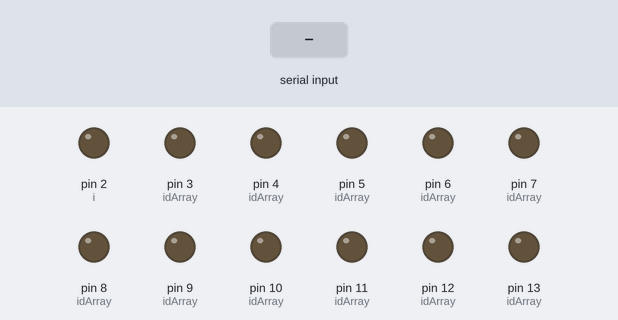
The sketch below on a simulated Arduino Uno, built with avr-gcc and run on an emulated ATmega328P. Shown: output pins drawn as LEDs (lit = HIGH). Inputs (shaded band) come from the test bench. What the sketch prints to the serial monitor is not drawn.

Above: at 1.2 s.
1.3 s: "1,90\n" received over Serial
At 1.53 s:
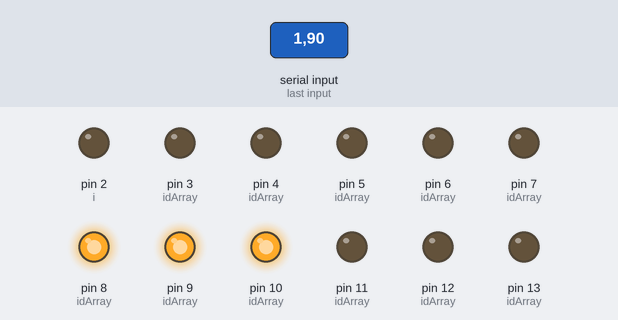
Timing chart, 0 to 4.3 s (numbered marks = the images above; inputs shaded):
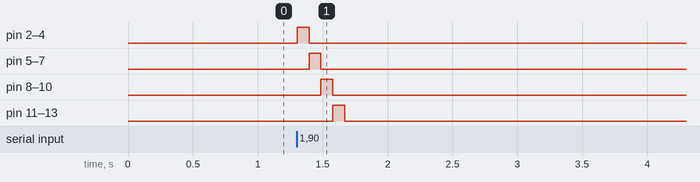

The sketch:

Wave_Glove.ino
```cpp
int idArray [4] [3] = {{2, 3, 4},
                        {5, 6, 7},
                        {8, 9, 10},
                        {11, 12, 13}};

int clearMotors [4] [3] = {{0, 0, 0},
                        {0, 0, 0},
                        {0, 0, 0},
                        {0, 0, 0}};

int topdown [4] [3] = {{1, 1, 1},
                        {0, 0, 0},
                        {0, 0, 0},
                        {0, 0, 0}};

int bottomup [4] [3] = {{0, 0, 0},
                        {0, 0, 0},
                        {0, 0, 0},
                        {1, 1, 1}};


// the setup routine runs once when you press reset:
void setup() {
  // initialize the digital pin as an output.
  int i = 2;
  while (i < 14){
    pinMode(i, OUTPUT);
    i++;
  }
  Serial.begin(9600);
}

// the loop routine runs over and over again forever:
void loop() {
  while (Serial.available() > 0) {

    // look for the next valid integer in the incoming serial stream:
    int Mode = Serial.parseInt();
    int Time = Serial.parseInt();

    // look for the newline. That's the end of your
    // sentence:
    if (Serial.read() == '\n') {
      // constrain the values to 0 - 255 and invert
      if (Mode == 1){
        propogate_wave(topdown, Time);
      } else if (Mode == 2){
        propogate_wave(bottomup, Time);
      }

      Serial.print(Mode);
      Serial.print(" ");
      Serial.println(Time);
    }
  }
}

void propogate_wave (int prevStatus [4] [3], int wait){
  update_motors(prevStatus);
  int x = 0;
  int y = 0;
  int newStatus [4] [3];
  int donecount = 0;

  while (x < 4){
    y = 0;
    while (y < 3){
      newStatus[x][y] = prevStatus[x][y];
      y++;
    }
    x++;
  }
  x = 0;
  while (x < 4){
    y = 0;
    String printme = "\n " + String(x);
    printme += ": ";
    //Serial.print(printme);
    while (y < 3){
      //Serial.print(String(prevStatus[x][y]) + " ");
      if (prevStatus[x][y] == 1){
        if (prevStatus[x-1][y] == 0){
          newStatus[x-1][y] = 1;
        }
        if (prevStatus[x][y-1] ==0){
          newStatus[x][y-1] = 1;
        }
        if (prevStatus[x+1][y] == 0){
          newStatus[x+1][y] = 1;
        }

        if (prevStatus[x][y+1] == 0){
          newStatus[x][y+1] = 1;
        }
        newStatus[x][y] = 2;
      } else if (prevStatus[x][y] == 2){
        donecount++;
      }
      y++;
    }
    x++;
  }
  delay(wait);
  if (donecount < 12){
    propogate_wave(newStatus, wait);
  } else{
    update_motors(clearMotors);
  }
}

void update_motors(int motorStatus [5] [3]){
  //Serial.println("updating motors");
  int x = 0;
  int y = 0;
  while (x < 4){
    y=0;
    while (y < 3){
      if (motorStatus[x][y] == 1){
        digitalWrite(idArray[x][y], HIGH);
      }else{
        digitalWrite(idArray[x][y], LOW);
      }
      y++;
    }
     x++;
   }

}
```

Measured:
- after the input at 1.3 s, pin 2 (i), pin 3 (idArray): LOW → HIGH at once, → LOW 0.09 s later
